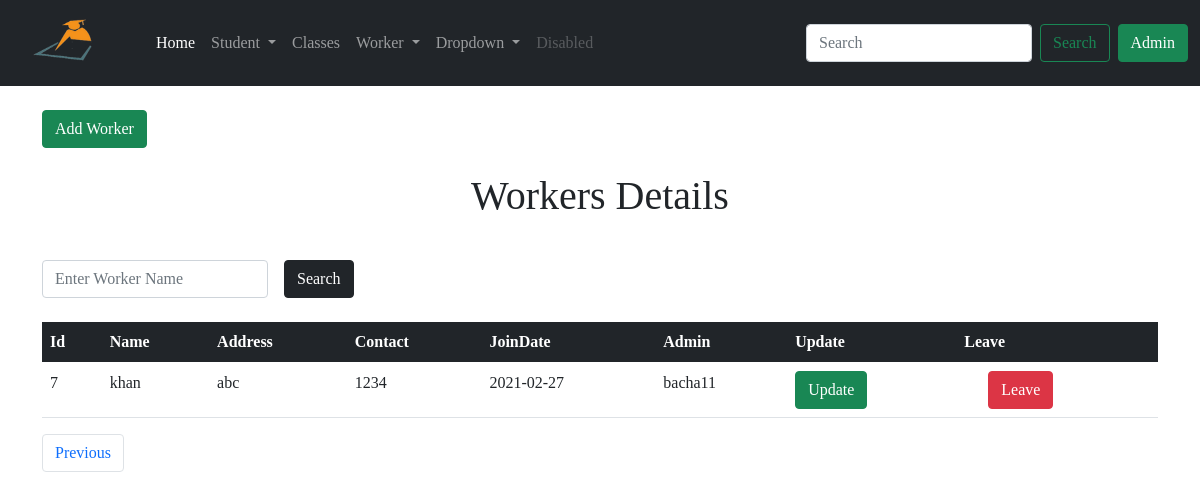
Page /worker_detials?page=2 on the earlier database version.
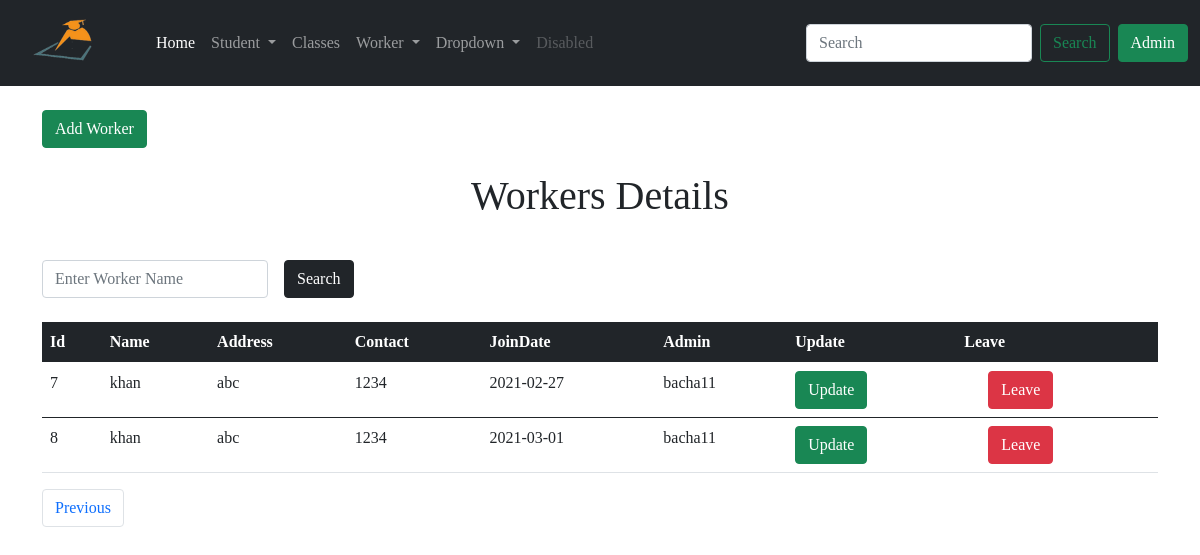
Same page on the later database version.
### app/models.py (models this page shows, shortened)
class Worker(db.Model):
    __searchable__ = ['worker_name', 'worker_address']
    id = db.Column(db.Integer, primary_key=True)
    worker_name = db.Column(db.String(64), index=True)
    worker_address = db.Column(db.String(128), index=True)
    worker_contact = db.Column(db.String(64), index=True)
    join_date = db.Column(db.DateTime, default=datetime.utcnow())
    admin_id = db.Column(db.Integer, db.ForeignKey('admin.id'))

class Admin(UserMixin, db.Model):
    id = db.Column(db.Integer, primary_key=True)
    username = db.Column(db.String(32), unique=True, index=True)
    email = db.Column(db.String(64), unique=True, index=True)
    password_hash = db.Column(db.String(128))
    join_date = db.Column(db.DateTime, default=datetime.utcnow())
    student = db.relationship('Student', backref='admin')
    teacher = db.relationship('Teacher', backref='admin')
    worker = db.relationship('Worker', backref='admin')
    leaveworker = db.relationship('LeaveWorker', backref='admin')

### app/routes.py (the view)
@app.route('/worker_detials')
def worker_detials():
    query = request.args.get('query')
    if query:
        workers = Worker.query.filter(Worker.worker_name.contains(query))
        return render_template('worker_detials.html', title='Search Worker', workers=workers, query=query)
    page = request.args.get('page', 1, type=int)
    workers = Worker.query.order_by(Worker.id.asc()).paginate(
        page, app.config['ENTRY_PER_PAGE'], False)
    next_url = url_for('worker_detials', page=workers.next_num) \
        if workers.has_next else None
    prev_url = url_for('worker_detials', page=workers.prev_num) \
        if workers.has_prev else None
    return render_template('worker_detials.html', title='Worker Detials', workers=workers.items, next_url=next_url, prev_url=prev_url, page=page)

### app/templates/worker_detials.html (shortened to what this page needs)
{% extends 'base.html' %}
{% block content %}
<div class="container">
  <a href=" {{url_for('add_worker')}} ">
    <button type="submit" class="btn btn-success mt-4">Add Worker</button>
  </a>
  {% if query %}
  <h1 class="text-center mt-4">Search Result About! <span class="text-primary"> {{ query }} </span></h1>
  {% else %}
  <h1 class="text-center mt-4">Workers Details</h1>
  {% endif %}
  <form action="" method="GET">
    <div class="row g-3 align-items-center mt-4">
      <div class="col-auto">
        <input type="search" name="query" id="inputPassword6" class="form-control" placeholder="Enter Worker Name" required>
      </div>
      <div class="col-auto">
        <button type="submit" class="btn btn-dark">Search</button>
      </div>
    </div>
  </form>
  <table class="table mt-4">
      <thead class="table-dark">
        <tr>
          <th scope="col">Id</th>
          <th scope="col">Name</th>
          <th scope="col">Address</th>
          <th scope="col">Contact</th>
          <th scope="col">JoinDate</th>
          <th scope="col">Admin</th>
          <th scope="col">Update</th>
          <th scope="col">Leave</th>
        </tr>
      </thead>
      {% for worker in workers %}
      <tbody>
        <tr>
          <td> {{ worker.id }}</td>
          <td> {{ worker.worker_name }} </td>
          <td> {{ worker.worker_address }} </td>
          <td> {{ worker.worker_contact }} </td>
          <td> {{ worker.join_date.strftime('%Y-%m-%d') }} </td>
          <td> {{ worker.admin.username }} </td>
          <td> <a href=" {{ url_for('update_worker', id=worker.id)}} "><button type="submit" class="btn btn-success">Update</button> </a></td>
          <td>
            <button type="button" class="btn btn-danger ms-4" data-bs-toggle="modal" data-bs-target="#exampleModal">
              Leave
            </button>
          </td>
        </tr>
      </tbody>
      {% endfor %}
  </table>
    <nav aria-label="Page navigation example">
      <ul class="pagination">
        {% if prev_url %}
        <li class="page-item"><a class="page-link" href="{{ prev_url }}">Previous</a></li>
        {% endif %}
      </ul>
    </nav>
</div>
{% endblock %}

Differences in the rows shown:
added Worker: id "8", worker_name "khan", worker_address "abc", worker_contact "1234", join_date "2021-03-01", admin.username "bacha11"
